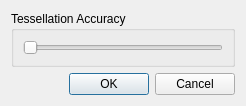
<?xml version="1.0" encoding="UTF-8"?>
<ui version="4.0">
 <class>TessellationDialog</class>
 <widget class="QDialog" name="TessellationDialog">
  <property name="windowModality">
   <enum>Qt::NonModal</enum>
  </property>
  <property name="geometry">
   <rect>
    <x>0</x>
    <y>0</y>
    <width>238</width>
    <height>99</height>
   </rect>
  </property>
  <property name="windowTitle">
   <string>Tessellation</string>
  </property>
  <layout class="QVBoxLayout" name="verticalLayout">
   <item>
    <widget class="QGroupBox" name="m_tessellationAccuracyGroupBox">
     <property name="title">
      <string>Tessellation Accuracy</string>
     </property>
     <layout class="QVBoxLayout" name="verticalLayout_2">
      <item>
       <widget class="QSlider" name="m_tessellationAccuracySlider">
        <property name="minimumSize">
         <size>
          <width>200</width>
          <height>0</height>
         </size>
        </property>
        <property name="minimum">
         <number>1</number>
        </property>
        <property name="maximum">
         <number>100</number>
        </property>
        <property name="orientation">
         <enum>Qt::Horizontal</enum>
        </property>
       </widget>
      </item>
     </layout>
    </widget>
   </item>
   <item>
    <widget class="QDialogButtonBox" name="buttonBox">
     <property name="orientation">
      <enum>Qt::Horizontal</enum>
     </property>
     <property name="standardButtons">
      <set>QDialogButtonBox::Cancel|QDialogButtonBox::Ok</set>
     </property>
    </widget>
   </item>
  </layout>
 </widget>
 <resources/>
 <connections>
  <connection>
   <sender>buttonBox</sender>
   <signal>accepted()</signal>
   <receiver>TessellationDialog</receiver>
   <slot>accept()</slot>
   <hints>
    <hint type="sourcelabel">
     <x>248</x>
     <y>254</y>
    </hint>
    <hint type="destinationlabel">
     <x>157</x>
     <y>274</y>
    </hint>
   </hints>
  </connection>
  <connection>
   <sender>buttonBox</sender>
   <signal>rejected()</signal>
   <receiver>TessellationDialog</receiver>
   <slot>reject()</slot>
   <hints>
    <hint type="sourcelabel">
     <x>316</x>
     <y>260</y>
    </hint>
    <hint type="destinationlabel">
     <x>286</x>
     <y>274</y>
    </hint>
   </hints>
  </connection>
 </connections>
</ui>
